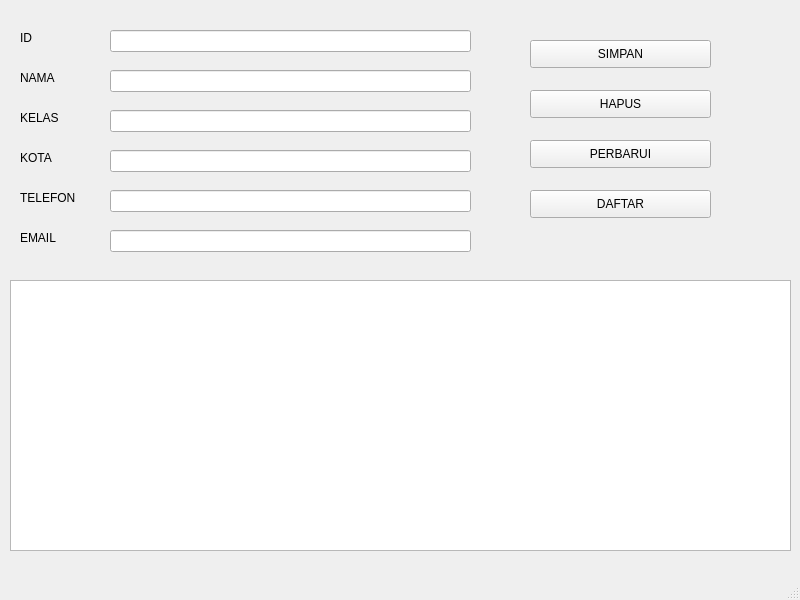
<?xml version="1.0" encoding="UTF-8"?>
<ui version="4.0">
 <class>MainWindow</class>
 <widget class="QMainWindow" name="MainWindow">
  <property name="geometry">
   <rect>
    <x>0</x>
    <y>0</y>
    <width>800</width>
    <height>600</height>
   </rect>
  </property>
  <property name="windowTitle">
   <string>MainWindow</string>
  </property>
  <widget class="QWidget" name="centralwidget">
   <widget class="QLabel" name="label">
    <property name="geometry">
     <rect>
      <x>20</x>
      <y>30</y>
      <width>55</width>
      <height>16</height>
     </rect>
    </property>
    <property name="text">
     <string>ID</string>
    </property>
   </widget>
   <widget class="QLabel" name="label_2">
    <property name="geometry">
     <rect>
      <x>20</x>
      <y>70</y>
      <width>55</width>
      <height>16</height>
     </rect>
    </property>
    <property name="text">
     <string>NAMA</string>
    </property>
   </widget>
   <widget class="QLabel" name="label_3">
    <property name="geometry">
     <rect>
      <x>20</x>
      <y>110</y>
      <width>71</width>
      <height>16</height>
     </rect>
    </property>
    <property name="text">
     <string>KELAS</string>
    </property>
   </widget>
   <widget class="QLabel" name="label_4">
    <property name="geometry">
     <rect>
      <x>20</x>
      <y>150</y>
      <width>55</width>
      <height>16</height>
     </rect>
    </property>
    <property name="text">
     <string>KOTA</string>
    </property>
   </widget>
   <widget class="QLabel" name="label_5">
    <property name="geometry">
     <rect>
      <x>20</x>
      <y>190</y>
      <width>55</width>
      <height>16</height>
     </rect>
    </property>
    <property name="text">
     <string>TELEFON</string>
    </property>
   </widget>
   <widget class="QLabel" name="label_6">
    <property name="geometry">
     <rect>
      <x>20</x>
      <y>230</y>
      <width>55</width>
      <height>16</height>
     </rect>
    </property>
    <property name="text">
     <string>EMAIL</string>
    </property>
   </widget>
   <widget class="QLineEdit" name="lineEditID">
    <property name="geometry">
     <rect>
      <x>110</x>
      <y>30</y>
      <width>361</width>
      <height>22</height>
     </rect>
    </property>
   </widget>
   <widget class="QLineEdit" name="lineEditNAMA">
    <property name="geometry">
     <rect>
      <x>110</x>
      <y>70</y>
      <width>361</width>
      <height>22</height>
     </rect>
    </property>
   </widget>
   <widget class="QLineEdit" name="lineEditKELAS">
    <property name="geometry">
     <rect>
      <x>110</x>
      <y>110</y>
      <width>361</width>
      <height>22</height>
     </rect>
    </property>
   </widget>
   <widget class="QLineEdit" name="lineEditKOTA">
    <property name="geometry">
     <rect>
      <x>110</x>
      <y>150</y>
      <width>361</width>
      <height>22</height>
     </rect>
    </property>
   </widget>
   <widget class="QLineEdit" name="lineEditTELEFON">
    <property name="geometry">
     <rect>
      <x>110</x>
      <y>190</y>
      <width>361</width>
      <height>22</height>
     </rect>
    </property>
   </widget>
   <widget class="QLineEdit" name="lineEditEMAIL">
    <property name="geometry">
     <rect>
      <x>110</x>
      <y>230</y>
      <width>361</width>
      <height>22</height>
     </rect>
    </property>
   </widget>
   <widget class="QPushButton" name="pushButtonSIMPAN">
    <property name="geometry">
     <rect>
      <x>530</x>
      <y>40</y>
      <width>181</width>
      <height>28</height>
     </rect>
    </property>
    <property name="text">
     <string>SIMPAN</string>
    </property>
   </widget>
   <widget class="QPushButton" name="pushButtonHAPUS">
    <property name="geometry">
     <rect>
      <x>530</x>
      <y>90</y>
      <width>181</width>
      <height>28</height>
     </rect>
    </property>
    <property name="text">
     <string>HAPUS</string>
    </property>
   </widget>
   <widget class="QPushButton" name="pushButtonPERBARUI">
    <property name="geometry">
     <rect>
      <x>530</x>
      <y>140</y>
      <width>181</width>
      <height>28</height>
     </rect>
    </property>
    <property name="text">
     <string>PERBARUI</string>
    </property>
   </widget>
   <widget class="QPushButton" name="pushButtonDAFTAR">
    <property name="geometry">
     <rect>
      <x>530</x>
      <y>190</y>
      <width>181</width>
      <height>28</height>
     </rect>
    </property>
    <property name="text">
     <string>DAFTAR</string>
    </property>
   </widget>
   <widget class="QTableWidget" name="tableWidgetDaftar">
    <property name="geometry">
     <rect>
      <x>10</x>
      <y>280</y>
      <width>781</width>
      <height>271</height>
     </rect>
    </property>
    <property name="rowCount">
     <number>0</number>
    </property>
    <property name="columnCount">
     <number>0</number>
    </property>
    <attribute name="horizontalHeaderHighlightSections">
     <bool>false</bool>
    </attribute>
    <attribute name="verticalHeaderHighlightSections">
     <bool>false</bool>
    </attribute>
   </widget>
  </widget>
  <widget class="QMenuBar" name="menubar">
   <property name="geometry">
    <rect>
     <x>0</x>
     <y>0</y>
     <width>800</width>
     <height>21</height>
    </rect>
   </property>
  </widget>
  <widget class="QStatusBar" name="statusbar"/>
 </widget>
 <resources/>
 <connections/>
</ui>
